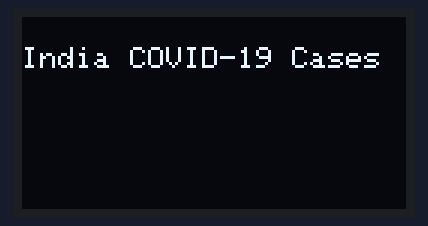
This sketch was run on a simulated ESP8266 (NodeMCU). On the bench: 128×64 one-colour display. WiFi joins after 1.5 s; servers stay silent unless stated; uploads are accepted with an empty reply; what the sketch prints to the serial monitor is not drawn.

Above: at 2.3 s.

The sketch:

ESP8266COVID19Display.ino
```cpp
/*        _   _  _____ _    _ _    _ __  __          _   _     ______     _    _ ___________          _____
    /\   | \ | |/ ____| |  | | |  | |  \/  |   /\   | \ | |   |  ____/\  | |  | |___  /  __ \   /\   |  __ \
   /  \  |  \| | (___ | |__| | |  | | \  / |  /  \  |  \| |   | |__ /  \ | |  | |  / /| |  | | /  \  | |__) |
  / /\ \ | . ` |\___ \|  __  | |  | | |\/| | / /\ \ | . ` |   |  __/ /\ \| |  | | / / | |  | |/ /\ \ |  _  /
 / ____ \| |\  |____) | |  | | |__| | |  | |/ ____ \| |\  |   | | / ____ \ |__| |/ /__| |__| / ____ \| | \ \
/_/    \_\_| \_|_____/|_|  |_|\____/|_|  |_/_/    \_\_| \_|   |_|/_/    \_\____//_____|_____/_/    \_\_|  \_\  */

#include <ESP8266WiFi.h>
#include <ESP8266HTTPClient.h>
#include <Wire.h>
#include <Adafruit_GFX.h>
#include <Adafruit_SSD1306.h>

#define SCREEN_WIDTH 128 // OLED display width, in pixels
#define SCREEN_HEIGHT 64 // OLED display height, in pixels

const char* ssid = "SSID";
const char* password =  "PASS";

const String endpoint = "http://api.thingspeak.com/apps/thinghttp/send_request?api_key=";
const String key = "API-KEY";

Adafruit_SSD1306 display(SCREEN_WIDTH, SCREEN_HEIGHT, &Wire, -1);

void setup() {

  Serial.begin(115200);

  WiFi.begin(ssid, password);

  while (WiFi.status() != WL_CONNECTED) {
    delay(1000);
    Serial.println("Connecting to WiFi..");
  }

  Serial.println("Connected to the WiFi network");
  if(!display.begin(SSD1306_SWITCHCAPVCC, 0x3C)) { // Address 0x3D for 128x64
    Serial.println(F("SSD1306 allocation failed"));
    for(;;);
  }

}

void loop() {

  if ((WiFi.status() == WL_CONNECTED)) { //Check the current connection status

    HTTPClient http;

    http.begin(endpoint + key); //Specify the URL
    int httpCode = http.GET();  //Make the request

    if (httpCode > 0) { //Check for the returning code

        String payload = http.getString();
        String firstThree = payload.substring(0,4);

        // To get only digits for total patients

        Serial.println(firstThree);

        display.clearDisplay();

  display.setTextSize(1.5);
  display.setTextColor(WHITE);
  display.setCursor(0, 10);
  // Display static text
  display.println("India COVID-19 Cases ");
  display.display();

   display.setTextSize(2);
  display.setTextColor(WHITE);
  display.setCursor(45, 35);
  // Display static text
  display.println(firstThree);
  display.display();

      }

    else {
      Serial.println("Error on HTTP request");
    }

    http.end();
  }

  delay(60000);

}
```
